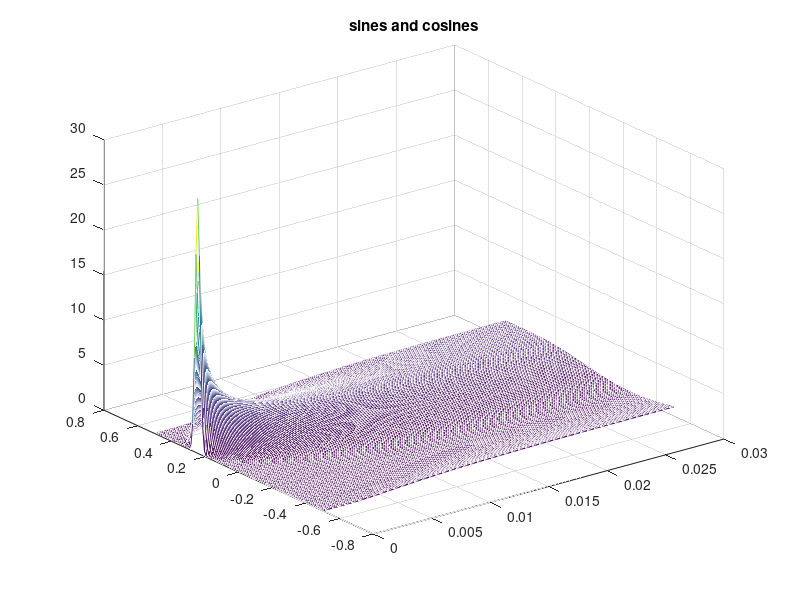

This chart was generated by the following MATLAB code:
if 0
% 1D diffusion equation
kappa=1;
L=1;
t=[1e-4:1e-4:.03];
x=[-(1/2)*L:0.01:(1/2)*L];
% Method of images
sig=sqrt(2*kappa*t); %definition of sigma
TG=zeros(length(x),length(t));
nimag=10;
Timag=zeros([size(TG) nimag+1]);
%%central gaussian
%first dimension is x and teh second is t
Timag(:,:,1)=(ones(length(x),1)*(1./sig)).*exp(-(x'-L/4).^2*(1./sig.^2)/2)/sqrt(2*pi);
%(ones(length(x),1)*(1./sig)) is a matrix of size (x,t)
for ii=1:nimag                                                               
	Timag(:,:,ii+1)=Timag(:,:,ii)+(ones(length(x),1)*(1./sig)).*exp(-(x-(L/4)-ii*L)'.^2*((1./sig.^2)/2))/sqrt(2*pi)+(ones(length(x),1)*(1./sig))...
	.*exp(-(x-(-L/4+ii*L))'...
	.^2*((1./sig.^2)/2))/sqrt(2*pi);
end
%figure(1)
mesh(t,x,Timag(:,:,nimag));
title('maxs way');
end

%if 0
% 1D diffusion equation
% analytical solution
kappa=1;
L=1;
t=[1e-4:1e-4:.03];
x=[-(1/2)*L:0.01:(1/2)*L];
% Method of images
sig=sqrt(2*kappa*t); %definition of sigma
TG=zeros(length(x),length(t));
nimag=10;
Timag=zeros([size(TG) nimag+1]);
%%central gaussian
%first dimension is x and teh second is t
Timag(:,:,1)=(ones(length(x),1)*(1./sig)).*exp(-(x'-L/4).^2*(1./sig.^2)/2)/sqrt(2*pi);
%(ones(length(x),1)*(1./sig)) is a matrix of size (x,t)
for ii=1:nimag                                                               
	Timag(:,:,ii+1)=Timag(:,:,ii)+(ones(length(x),1)*(1./sig)).*exp(-(x+(tan((ii*pi)/2)+cos((ii*pi)/2))*(L*(2*ii-1)/4))'.^2*((1./sig.^2)/2))/sqrt(2*pi)+(ones(length(x),1)*(1./sig))...
	.*exp(-(x-(tan((ii*pi)/2)+cos((ii*pi)/2))*(L*(2*ii-1)/4))'...
	.^2*((1./sig.^2)/2))/sqrt(2*pi);
end
mesh(t,x,Timag(:,:,nimag));
title('sines and cosines');
%end

